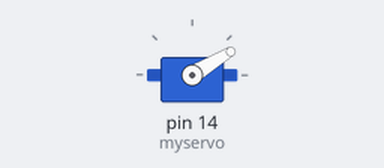
Bench run of a sketch on a simulated Arduino Uno, built with avr-gcc and run on an emulated ATmega328P. Parts: servo.

Above: at 0.05 s.
At 4.05 s:
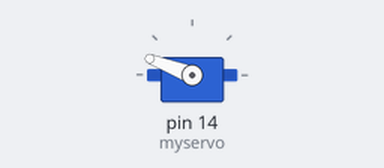
At 8.0 s:
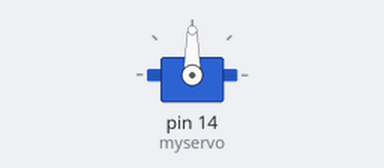
Timing chart, 0 to 10.4 s (numbered marks = the images above):
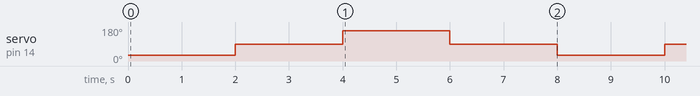

Measured:
- by itself, servo on pin 14 (myservo): repeats every 8.0 s: 159° 2.0 s, 90° 2.0 s, 31° 2.0 s, 90° 2.0 s

The sketch:

saberttothcontroller.ino
```cpp
#include <Servo.h>
Servo myservo;
// This only works in the second controller configuration
void setup () {
  myservo.attach(14); // Use PWM pin 14 to control Sabertooth.
}

void loop() {
  // 31 means full power in one direction.
  // A smaller value won't drive the motor.
  myservo.write(31);
  delay(2000);

//  // 90 means stopping the motor.
 myservo.write(90);
  delay(2000);

  // 159 means full power in the other direction.
  // A larger value won't drive the motor either.
  myservo.write(159);
  delay(2000);

   myservo.write(90);
  delay(2000);
}
```
